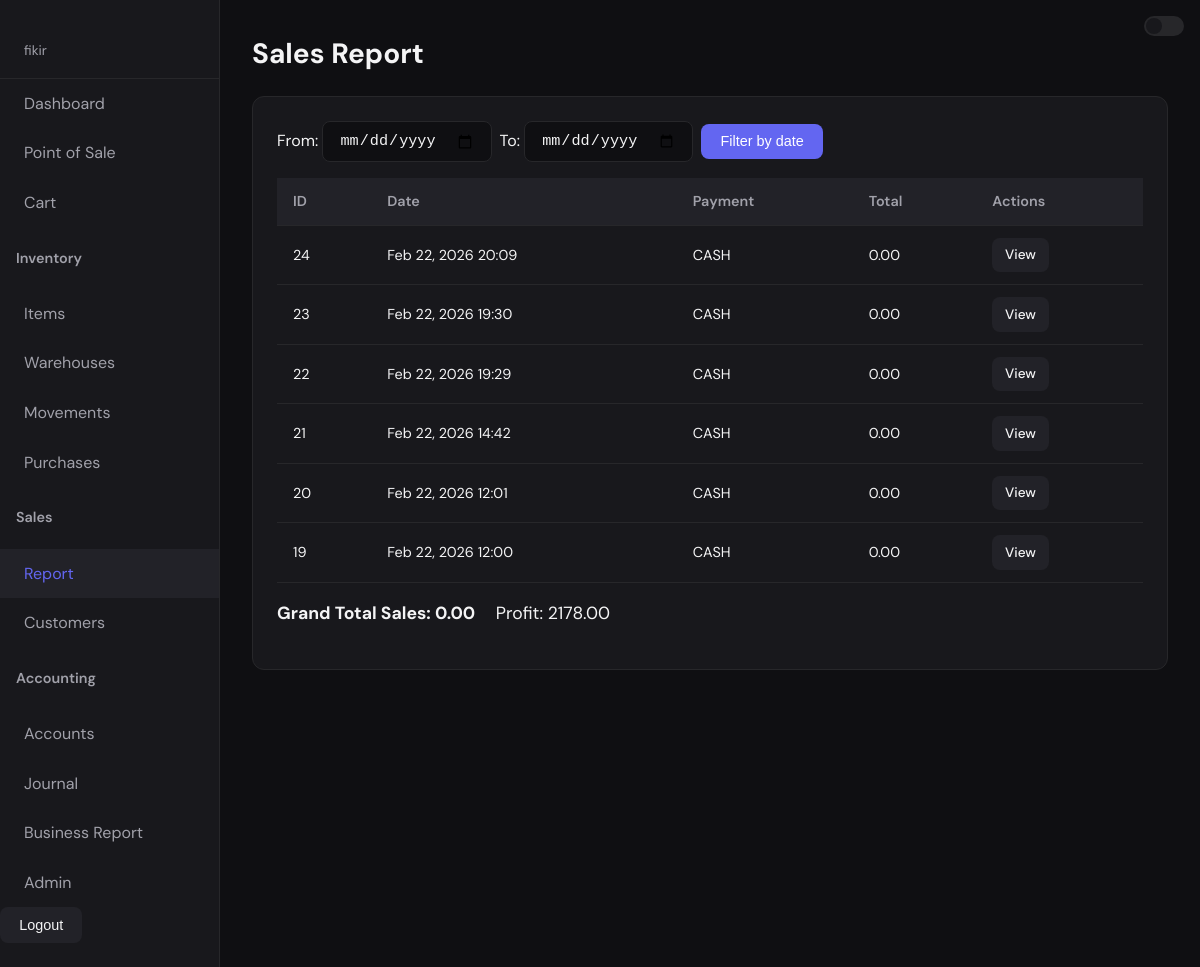
Page /sales/report/ (signed in) on the earlier database version.
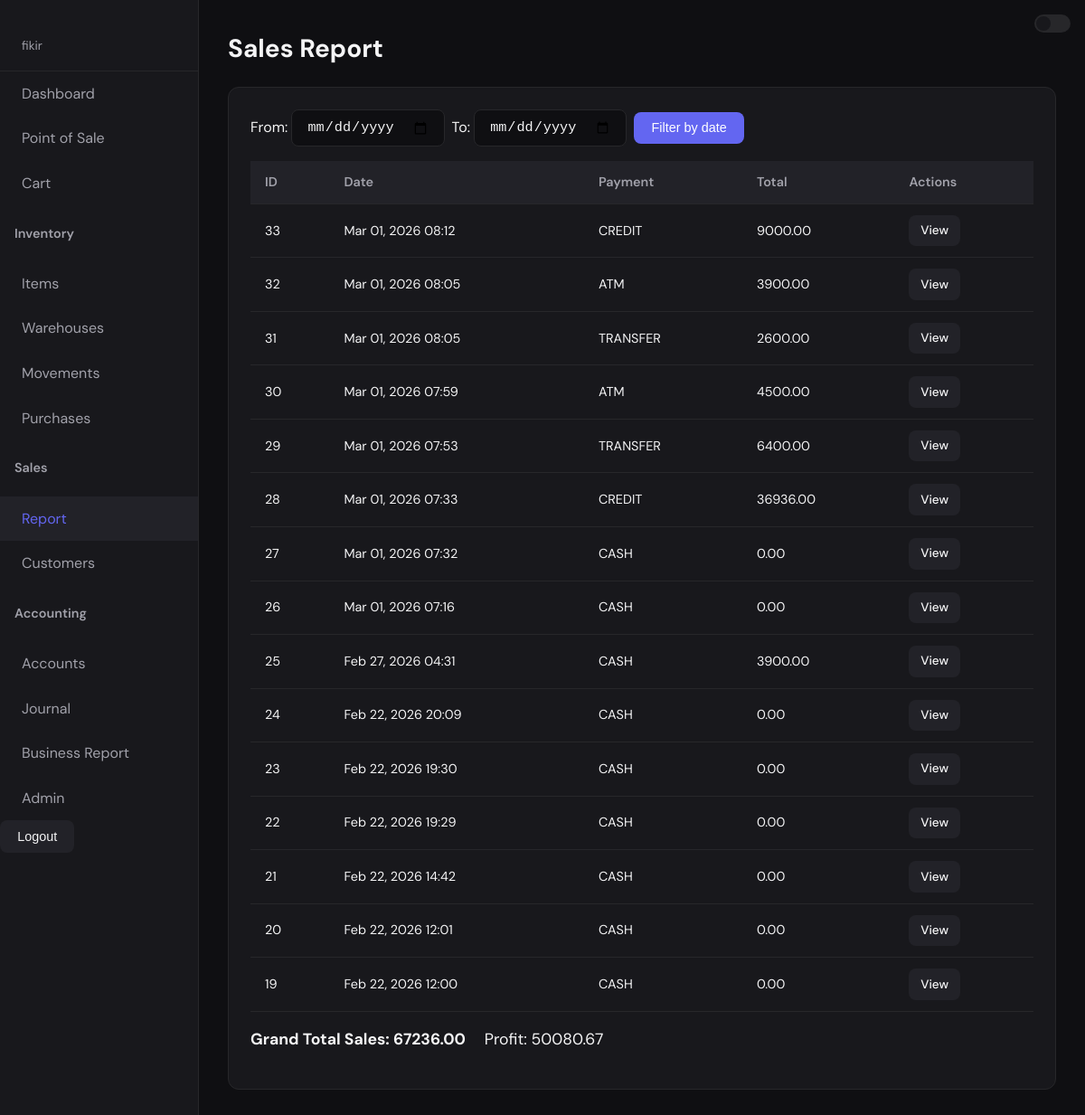
Same page on the later database version.
### sales/models.py (models this page shows, shortened)
class Sale(models.Model):
    PAYMENT_METHOD_CHOICES = [
        ("CASH", "Cash"),
        ("CREDIT", "Credit"),
        ("ATM", "ATM"),
        ("TRANSFER", "Bank Transfer"),
        ("MOBILE", "Mobile Payment"),
        ("OTHER", "Other"),
    ]
    date = models.DateTimeField(auto_now_add=True)
    payment_method = models.CharField(
        max_length=20,
        choices=PAYMENT_METHOD_CHOICES,
        default="CASH",
    )
    total_amount = models.FloatField(default=0)
    customer = models.ForeignKey(
        "sales.Customer",
        null=True,
        blank=True,
        on_delete=models.SET_NULL,
        help_text="Customer who made the purchase",
    )
    def profit(self):
        return sum(item.profit() for item in self.items.all())

### sales/views.py (the view)
# urls.py: path("report/", sales_report, name="sales_report"),
@login_required
def sales_report(request):
    sales = Sale.objects.prefetch_related("items").order_by("-date")
    date_from = request.GET.get("date_from", "")
    date_to = request.GET.get("date_to", "")
    if date_from:
        sales = sales.filter(date__date__gte=date_from)
    if date_to:
        sales = sales.filter(date__date__lte=date_to)
    total_sales = sum(s.total_amount for s in sales)
    total_profit = sum(s.profit() for s in sales)
    return render(
        request,
        "sales/report.html",
        {
            "sales": sales,
            "total_sales": total_sales,
            "total_profit": total_profit,
            "date_from": date_from,
            "date_to": date_to,
        }
    )

### sales/models.py (called while the page is built)
    def profit(self):
        return (self.price - self.cost_price) * self.quantity

### sales/templates/sales/report.html (shortened to what this page needs)
{% extends "base.html" %}
{% block content %}
<h1>Sales Report</h1>
<div class="card">
    <form method="get" style="display: flex; gap: 0.5rem; flex-wrap: wrap; align-items: center; margin-bottom: 1rem;">
        <label>From: <input type="date" name="date_from" value="{{ date_from }}"></label>
        <label>To: <input type="date" name="date_to" value="{{ date_to }}"></label>
        <button type="submit" class="btn">Filter by date</button>
    </form>
    <table>
        <thead>
            <tr>
                <th>ID</th>
                <th>Date</th>
                <th>Payment</th>
                <th>Total</th>
                <th>Actions</th>
            </tr>
        </thead>
        <tbody>
            {% for sale in sales %}
            <tr>
                <td>{{ sale.id }}</td>
                <td>{{ sale.date|date:"M d, Y H:i" }}</td>
                <td>{{ sale.payment_method }}</td>
                <td>{{ sale.total_amount|floatformat:2 }}</td>
                <td>
                    <a href="{% url 'invoice' sale.id %}" class="btn btn-secondary" style="padding: 0.4rem 0.8rem; font-size: 0.85rem;">View</a>
                </td>
            </tr>
            {% empty %}
            <tr>
                <td colspan="5">No sales yet.</td>
            </tr>
            {% endfor %}
        </tbody>
    </table>
    <p style="margin-top: 1rem; font-size: 1.1rem;">
        <strong>Grand Total Sales: {{ total_sales|floatformat:2 }}</strong>
        <span style="margin-left: 1rem;">Profit: {{ total_profit|floatformat:2 }}</span>
    </p>
</div>
{% endblock %}

### templates/base.html (shortened to what this page needs)
<!DOCTYPE html>
<html lang="en">
<head>
</head>
<body>
    <div class="theme-switch-container">
        <label class="switch">
            <span class="slider round"></span>
        </label>
    </div>
    <div class="layout">
        {% if user.is_authenticated %}
        <nav>
            <div class="nav-user">{{ user.get_username }}</div>
            <a href="{% url 'dashboard' %}" class="{% if request.resolver_match.url_name == 'dashboard' %}active{% endif %}">Dashboard</a>
            <a href="{% url 'pos' %}" class="{% if request.resolver_match.url_name == 'pos' %}active{% endif %}">Point of Sale</a>
            <a href="{% url 'cart' %}" class="{% if request.resolver_match.url_name == 'cart' %}active{% endif %}">Cart</a>
            <h4 style="margin-left:1rem; color:var(--text-muted); font-weight:600; font-size:0.9rem;">Inventory</h4>
            <a href="{% url 'product_list' %}" class="{% if request.resolver_match.url_name == 'product_list' or request.resolver_match.url_name == 'import_inventory' %}active{% endif %}">Items</a>
            <a href="{% url 'warehouse_list' %}" class="{% if request.resolver_match.url_name == 'warehouse_list' %}active{% endif %}">Warehouses</a>
            <a href="{% url 'stockmovement_list' %}" class="{% if request.resolver_match.url_name == 'stockmovement_list' %}active{% endif %}">Movements</a>
            <a href="{% url 'purchase_list' %}" class="{% if request.resolver_match.url_name == 'purchase_list' or request.resolver_match.url_name == 'purchase_add' %}active{% endif %}">Purchases</a>
            <h4 style="margin-left:1rem; color:var(--text-muted); font-weight:600; font-size:0.9rem;">Sales</h4>
            <a href="{% url 'sales_report' %}" class="{% if request.resolver_match.url_name == 'sales_report' %}active{% endif %}">Report</a>
            <a href="{% url 'customer_list' %}" class="{% if request.resolver_match.url_name == 'customer_list' %}active{% endif %}">Customers</a>
            <h4 style="margin-left:1rem; color:var(--text-muted); font-weight:600; font-size:0.9rem;">Accounting</h4>
            <a href="{% url 'account_list' %}" class="{% if request.resolver_match.url_name == 'account_list' %}active{% endif %}">Accounts</a>
            <a href="{% url 'journalentry_list' %}" class="{% if request.resolver_match.url_name == 'journalentry_list' %}active{% endif %}">Journal</a>
            <a href="{% url 'business_report' %}" class="{% if request.resolver_match.url_name == 'business_report' %}active{% endif %}">Business Report</a>
            {% if user.is_staff %}
            <a href="/admin/">Admin</a>
            {% endif %}
            <form method="post" action="{% url 'logout' %}" style="margin-top:auto;">
                <button type="submit" class="btn btn-secondary">Logout</button>
            </form>
        </nav>
        {% else %}
        <nav>
            <a href="{% url 'login' %}" class="btn btn-secondary" style="margin:1rem;">Login</a>
        </nav>
        {% endif %}
        <main>
            {% block content %}{% endblock %}
        </main>
    </div>
</body>
</html>

### templates/base.html (style rules this page uses)
.theme-switch-container { position: fixed; top: 1rem; right: 1rem; z-index: 1000; }
.switch { position: relative; display: inline-block; width: 40px; height: 20px; }
.slider { position: absolute; cursor: pointer; top: 0; left: 0; right: 0; bottom: 0; background-color: var(--border); transition: .4s; border-radius: 20px; }
.slider:before { position: absolute; content: ""; height: 16px; width: 16px; left: 2px; bottom: 2px; background-color: var(--bg-card); transition: .4s; border-radius: 50%; }
:root { --bg: #0f0f12; --bg-card: #18181c; --bg-hover: #222228; --accent: #6366f1; --accent-hover: #818cf8; --text: #f4f4f5; --text-muted: #a1a1aa; --border: #27272a; --success: #22c55e; --error: #ef4444; }
* { box-sizing: border-box; }
body { font-family: 'DM Sans', sans-serif; background: var(--bg); color: var(--text); margin: 0; min-height: 100vh; line-height: 1.6; }
.layout { display: flex; min-height: 100vh; }
nav { width: 220px; background: var(--bg-card); border-right: 1px solid var(--border); padding: 1.5rem 0; }
nav a { display: block; padding: 0.75rem 1.5rem; color: var(--text-muted); text-decoration: none; transition: all 0.2s; }
nav a:hover, nav a.active { color: var(--accent); background: var(--bg-hover); }
main { flex: 1; padding: 2rem; max-width: 1200px; margin: 0 auto; }
.card { background: var(--bg-card); border: 1px solid var(--border); border-radius: 12px; padding: 1.5rem; margin-bottom: 1.5rem; }
h1, h2 { margin-top: 0; }
h1 { font-size: 1.75rem; }
table { width: 100%; border-collapse: collapse; font-size: 0.9rem; }
th, td { padding: 0.75rem 1rem; text-align: left; border-bottom: 1px solid var(--border); }
th { background: var(--bg-hover); color: var(--text-muted); font-weight: 600; }
.btn { display: inline-block; padding: 0.6rem 1.2rem; background: var(--accent); color: white; border: none; border-radius: 8px; font-size: 0.9rem; font-weight: 500; cursor: pointer; text-decoration: none; transition: background 0.2s; }
.btn-secondary { background: var(--bg-hover); color: var(--text); }
input[type="text"], input[type="number"], input[type="password"], input[type="date"] { padding: 0.6rem 1rem; background: var(--bg); border: 1px solid var(--border); border-radius: 8px; color: var(--text); font-size: 0.95rem; }
.nav-user { padding: 1rem 1.5rem; font-size: 0.85rem; color: var(--text-muted); border-bottom: 1px solid var(--border); }

Differences in the rows shown:
added Sale: id "33", date "Mar 01, 2026 08:12", payment_method "CREDIT", total_amount "9000.00"
added Sale: id "32", date "Mar 01, 2026 08:05", payment_method "ATM", total_amount "3900.00"
added Sale: id "31", date "Mar 01, 2026 08:05", payment_method "TRANSFER", total_amount "2600.00"
added Sale: id "30", date "Mar 01, 2026 07:59", payment_method "ATM", total_amount "4500.00"
added Sale: id "29", date "Mar 01, 2026 07:53", payment_method "TRANSFER", total_amount "6400.00"
added Sale: id "28", date "Mar 01, 2026 07:33", payment_method "CREDIT", total_amount "36936.00"
added Sale: id "27", date "Mar 01, 2026 07:32", payment_method "CASH", total_amount "0.00"
added Sale: id "26", date "Mar 01, 2026 07:16", payment_method "CASH", total_amount "0.00"
added Sale: id "25", date "Feb 27, 2026 04:31", payment_method "CASH", total_amount "3900.00"
Other differences:
{{ total_sales|floatformat:2 }}: "0.00" → "67236.00"
{{ total_profit|floatformat:2 }}: "2178.00" → "50080.67"
